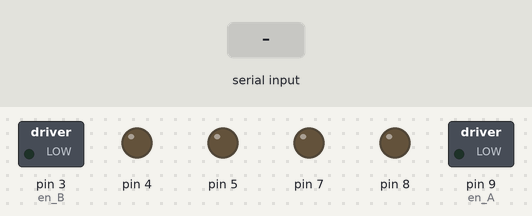
This sketch was run on a simulated Arduino Uno, built with avr-gcc and run on an emulated ATmega328P. Parts: switched loads named in the sketch (green lamp = pin HIGH), output pins drawn as LEDs (lit = HIGH). The test bench sets the inputs (shaded band).

Above: at 1.2 s.
1.3 s: "F" received over Serial
At 2.5 s:
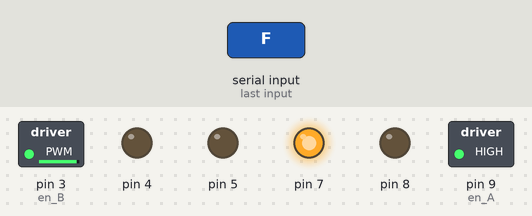
2.8 s: "B" received over Serial
At 3.9 s:
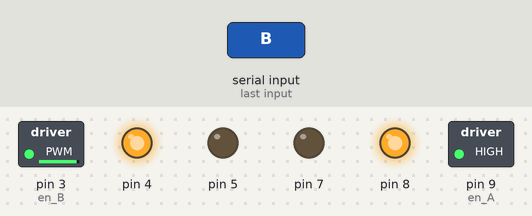
4.3 s: "L" received over Serial
At 5.0 s:
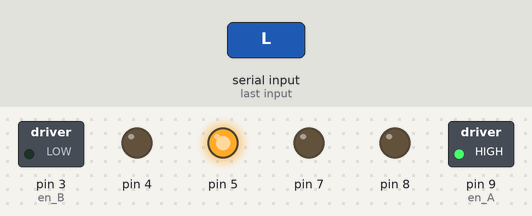
5.8 s: "R" received over Serial
At 6.2 s:
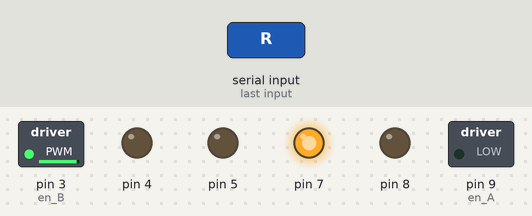
Timing chart, 0 to 8.3 s (numbered marks = the images above; inputs shaded):
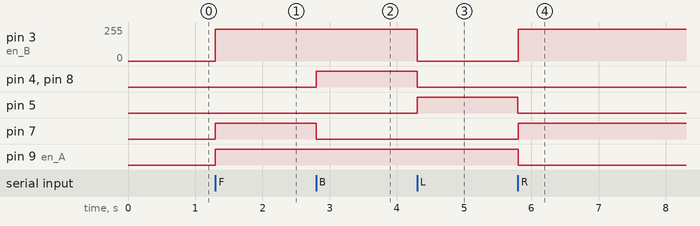

Measured:
- after the input at 1.3 s, pin 3 (en_B): 0/255 → 240/255 at once; pin 7, pin 9 (en_A): LOW → HIGH at once
- after the input at 2.8 s, pin 4, pin 8: LOW → HIGH at once; pin 7: HIGH → LOW at once
- after the input at 4.3 s, pin 3 (en_B): 240/255 → 0/255 at once; pin 4, pin 8: HIGH → LOW at once; pin 5: LOW → HIGH at once
- after the input at 5.8 s, pin 3 (en_B): 0/255 → 240/255 at once; pin 5, pin 9 (en_A): HIGH → LOW at once; pin 7: LOW → HIGH at once

The sketch:

RC_CAR.ino
```cpp
//speed of motors betwen 0 and 255, if you like you can change it
int pwm_speedA = 255;
int pwm_speedB = 240;
char command;

void setup() {
  Serial.begin(9600);
  //pins for motor controller
  pinMode(8, OUTPUT);//1
  pinMode(7, OUTPUT);//2
  pinMode(5, OUTPUT);//3
  pinMode(4, OUTPUT);//4
  pinMode(3, OUTPUT);//en B
  pinMode(9, OUTPUT);// en A

}

void loop() {

  if(Serial.available() > 0){
    command = Serial.read();
    motors_stop();
    switch(command){
      case 'F':
      forward();
      break;
      case 'B':
      backward();
      break;
      case 'L':
      left();
      break;
      case 'R':
      right();
      break;
    }
  }

}

// function for driving straight
void forward(){
  digitalWrite(7, HIGH);
  digitalWrite(8, LOW);

  digitalWrite(5, LOW);
  digitalWrite(4, LOW);

  analogWrite(9, pwm_speedA);
  analogWrite(3, pwm_speedB);
}

//function for reversing
void backward(){
  digitalWrite(7, LOW);
  digitalWrite(8, HIGH);

  digitalWrite(5, LOW);
  digitalWrite(4, HIGH);

  analogWrite(9, pwm_speedA);
  analogWrite(3, pwm_speedB);
}

//function for turning left
void left(){
  digitalWrite(8, LOW);
  digitalWrite(7, LOW);

  digitalWrite(5, HIGH);
  digitalWrite(4, LOW);

  analogWrite(3, 0);
  analogWrite(9, pwm_speedA);
}

//function for turning right
void right(){
  digitalWrite(7, HIGH);
  digitalWrite(8, LOW);

  digitalWrite(5, LOW);
  digitalWrite(4, LOW);

  analogWrite(3, pwm_speedB);
  analogWrite(9, 0);
}

//function for stopping motors
void motors_stop(){
  digitalWrite(8, LOW);
  digitalWrite(7, LOW);

  digitalWrite(5,LOW);
  digitalWrite(4, LOW);

  analogWrite(9, 0);
  analogWrite(3, 0);
}
```
